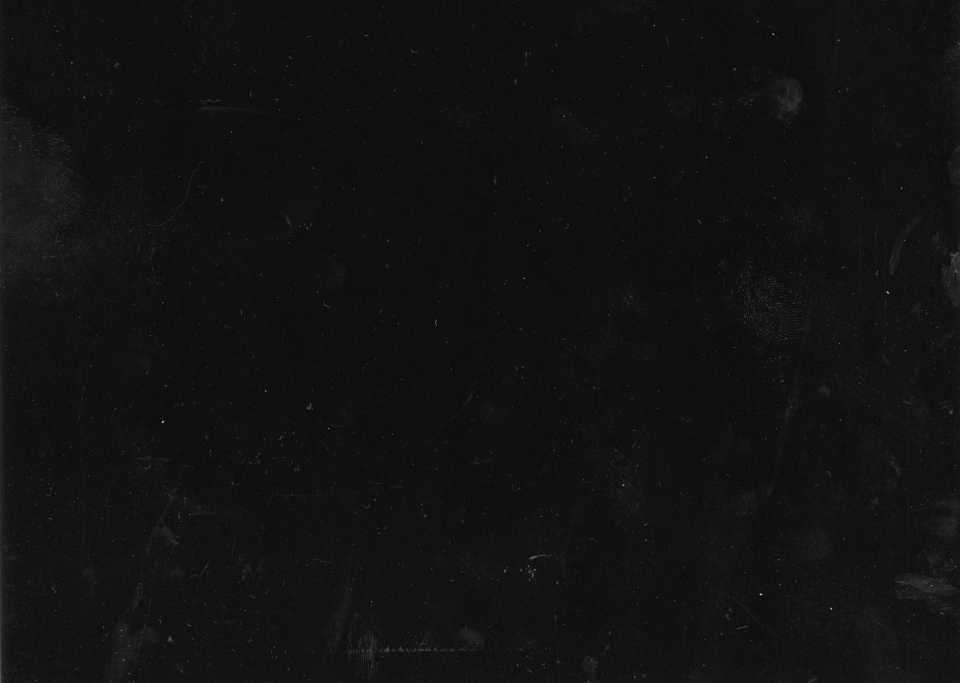
#> input picture endless-gallery/assets/generated/Grunge_353_TextureLabs.jpg, 1920 x 1365 px, given in place of paper-363.jpg, which was not available (shown at 1/2 size)
$ python make_textures.py
#> lines starting #> are read from the running program, lines starting #| are printed output that depends on the picture; after the words box and inside, x2 and y2 are one past the last pixel; in counts of white or black regions, pixels touching at a corner belong together
"""Bake the set's textures from the supplied Texture Labs maps (Paper 363, Grunge 352/353).

Outputs to assets/generated/. Box faces are mapped 0..1 per face (verified with a UV test), so the
side texture carries the shadow under the lid along its top edge and light wear on every edge.
"""
import os
import random

import numpy as np
from PIL import Image, ImageFilter

ROOT = os.path.dirname(os.path.dirname(os.path.abspath(__file__)))
TEX = os.path.join(ROOT, "assets", "textures")
OUT = os.path.join(ROOT, "assets", "generated")
os.makedirs(OUT, exist_ok=True)
rng = np.random.default_rng(353)


def load_gray(name, size):
#> called with name = 'paper-363.jpg', size = (1024, 384)
    im = Image.open(os.path.join(TEX, name)).convert("L").resize(size, Image.LANCZOS)
    return np.asarray(im).astype(np.float32) / 255.0


def srgb(c):
    return np.array([int(c[i:i + 2], 16) for i in (1, 3, 5)], dtype=np.float32) / 255.0


def save(arr, name):
    Image.fromarray(np.clip(arr * 255 + 0.5, 0, 255).astype(np.uint8)).save(os.path.join(OUT, name))


def cardboard(color_hex, size, lid=False, seed=0):
    w, h = size
    paper = load_gray("paper-363.jpg", (w, h))
    paper = (paper - paper.mean()) / (paper.std() + 1e-6)
    fib = rng.normal(0, 1, (h // 2, w // 2)).astype(np.float32)
    fib = np.asarray(Image.fromarray(fib).resize((w, h), Image.BILINEAR))
    base = srgb(color_hex)
    lum = 1.0 + 0.045 * paper + 0.018 * fib
    yy, xx = np.mgrid[0:h, 0:w].astype(np.float32)
    u, v = xx / (w - 1), yy / (h - 1)
    edge = np.minimum(np.minimum(u, 1 - u) * w / h, np.minimum(v, 1 - v))
    wear = np.clip(1 - edge / 0.035, 0, 1) ** 2
    scuff = load_gray("grunge-353.jpg", (w, h))
#> call 2 of load_gray, with name = 'grunge-353.jpg', size = (1024, 384)
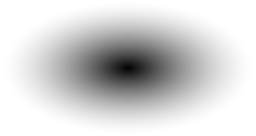
#> input picture endless-gallery/assets/generated/contact_shadow.png, 256 x 136 px, given in place of grunge-353.jpg, which was not available
#> in load_gray (call 2), `im = Image.open(os.path.join(TEX, name)).convert("L").resize(size, Ima..`: im: PIL image 1024x384 L; every value is 0
#> in load_gray (call 2), `return np.asarray(im).astype(np.float32) / 255.0`: returned value: shape (384, 1024) float32; every value is 0
    wear = np.clip(wear * (0.55 + 1.6 * scuff), 0, 1)
    col = base[None, None, :] * lum[..., None]
    col = col * (1 - 0.22 * wear[..., None]) + np.array([0.93, 0.85, 0.74])[None, None, :] * 0.22 * wear[..., None]
    if not lid:
        # shadow under the overhanging lid (top 20% of each side) and a soft contact line at the bottom
        under = np.clip(1 - v / 0.20, 0, 1) ** 1.6
        col *= (1 - 0.55 * under)[..., None]
        col *= (1 - 0.18 * np.clip(1 - (1 - v) / 0.05, 0, 1))[..., None]
#> col: shape (384, 1024, 3) float64; mean of channels 0, 1, 2 0.844, 0.33, 0.0992
    else:
        # the lid's lower lip edge catches less light
        col *= (1 - 0.10 * np.clip(1 - (1 - v) / 0.08, 0, 1))[..., None]
    return np.clip(col, 0, 1)
#> returned value: shape (384, 1024, 3) float64


save(cardboard("#E2581A", (1024, 384)), "box_side_orange.png")
save(cardboard("#E2581A", (1024, 640), lid=True), "box_lid_orange.png")
#> in load_gray (call 4), `im = Image.open(os.path.join(TEX, name)).convert("L").resize(size, Ima..`: im: PIL image 1024x640 L; every value is 0
#> in load_gray (call 4), `return np.asarray(im).astype(np.float32) / 255.0`: returned value: shape (640, 1024) float32; every value is 0
save(cardboard("#5C5D5C", (1024, 384)), "box_side_grey.png")
#> call 3 of cardboard, with color_hex = '#5C5D5C', size = (1024, 384), lid = False, seed = 0
#> in cardboard (call 3), `col *= (1 - 0.55 * under)[..., None]`:
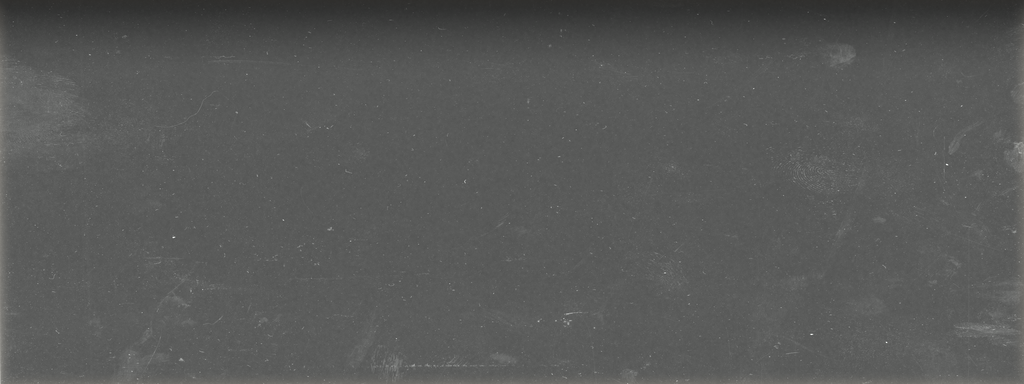
#> col: shape (384, 1024, 3) float64; mean of channels 0, 1, 2 0.347, 0.351, 0.347; drawn as R, G, B
#> in cardboard (call 3), `col *= (1 - 0.18 * np.clip(1 - (1 - v) / 0.05, 0, 1))[..., None]`: col: shape (384, 1024, 3) float64; 5.21% of pixels changed, all inside (x1, y1, x2, y2) = (0, 364, 1024, 384)
save(cardboard("#626362", (1024, 640), lid=True), "box_lid_grey.png")
#> call 4 of cardboard, with color_hex = '#626362', size = (1024, 640), lid = True, seed = 0
#> in cardboard (call 4), `return np.clip(col, 0, 1)`:
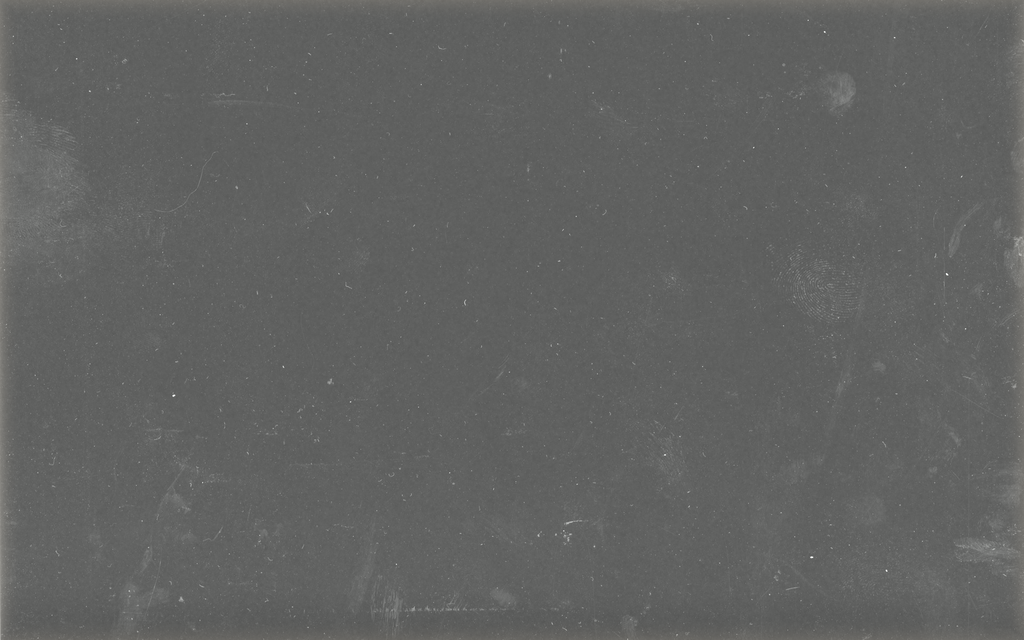
#> returned value: shape (640, 1024, 3) float64; mean of channels 0, 1, 2 0.385, 0.389, 0.384; drawn as R, G, B

# Sidewalk: 4 x 4 concrete slabs per tile (each 600 mm), dark seams, grunge variation
S = 2048
g352 = load_gray("grunge-352.jpg", (S, S))
#> in load_gray (call 9), `im = Image.open(os.path.join(TEX, name)).convert("L").resize(size, Ima..`: im: PIL image 2048x2048 L; every value is 0
#> in load_gray (call 9), `return np.asarray(im).astype(np.float32) / 255.0`: returned value: shape (2048, 2048) float32; every value is 0
g353 = load_gray("grunge-353.jpg", (S, S))
yy, xx = np.mgrid[0:S, 0:S].astype(np.float32)
cell = S / 4
seam = np.minimum(np.abs((xx % cell) - cell / 2) - (cell / 2 - 7), 0)
seam = np.maximum(seam, np.minimum(np.abs((yy % cell) - cell / 2) - (cell / 2 - 7), 0))
seam = np.clip((np.minimum(np.abs((xx % cell)), np.abs(cell - (xx % cell))) < 6) |
               (np.minimum(np.abs((yy % cell)), np.abs(cell - (yy % cell))) < 6), 0, 1).astype(np.float32)
seam = np.asarray(Image.fromarray((seam * 255).astype(np.uint8)).filter(ImageFilter.GaussianBlur(2))) / 255.0
slab_tone = np.zeros((S, S), np.float32)
r = random.Random(4)
for i in range(4):
    for j in range(4):
        slab_tone[int(i * cell):int((i + 1) * cell), int(j * cell):int((j + 1) * cell)] = r.uniform(-0.05, 0.05)
concrete = 0.20 + slab_tone + 0.10 * (g352 - g352.mean()) + 0.05 * (g353 - g353.mean())
concrete = concrete * (1 - 0.55 * seam)
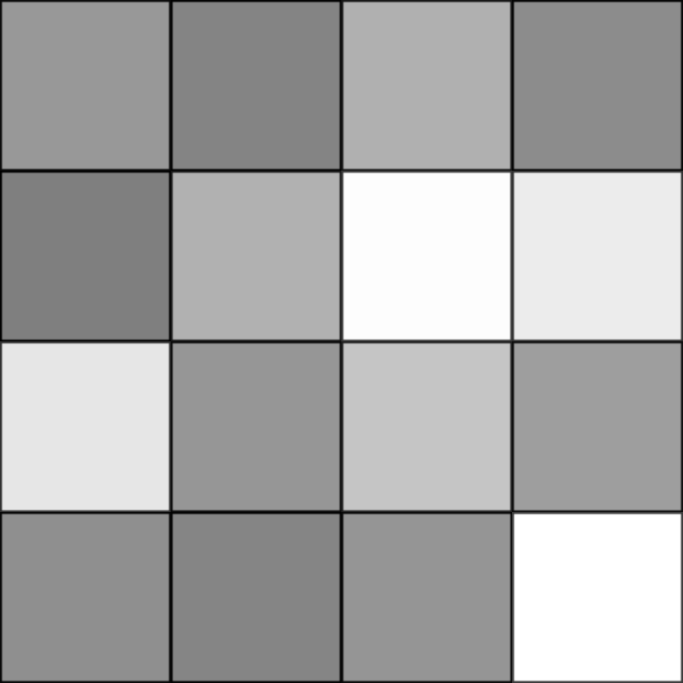
#> concrete: shape (2048, 2048) float64 (shown at 1/3 size); min 0.0705, max 0.243, mean 0.185; drawn with min black and max white
save(np.repeat(np.clip(concrete, 0, 1)[..., None], 3, 2) * np.array([1.0, 0.985, 0.96]), "sidewalk_color.png")
#> in save (call 5), `Image.fromarray(np.clip(arr * 255 + 0.5, 0, 255).astype(np.uint8)).sav..`:
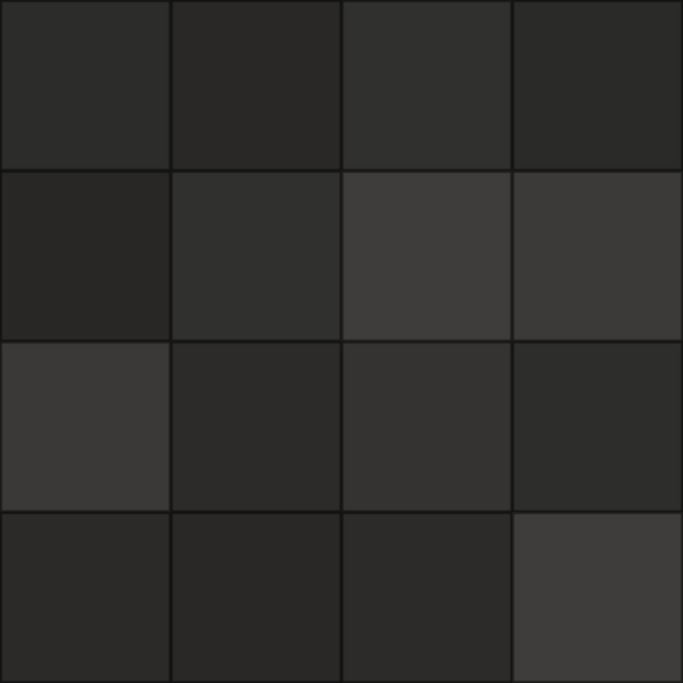
#> saved as sidewalk_color.png: PIL image 2048x2048 RGB (shown at 1/3 size); mean R, G, B 47.2, 46.5, 45.1

# Puddle mask: smooth blobs from blurred grunge; 1 = standing water (glossy), 0 = damp concrete
blob = np.asarray(Image.fromarray((g352 * 255).astype(np.uint8)).filter(ImageFilter.GaussianBlur(40))) / 255.0
#> blob: shape (2048, 2048) float64; every value is 0
blob = (blob - blob.min()) / (blob.max() - blob.min() + 1e-6)
puddle = np.clip((blob - 0.48) / 0.12, 0, 1)
rough_side = 0.30 - 0.26 * puddle + 0.10 * seam          # seams stay rough
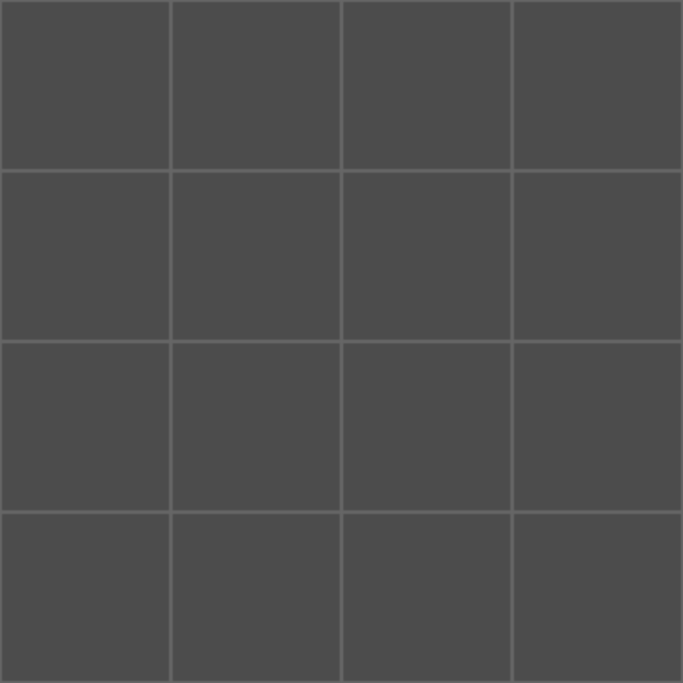
#> rough_side: shape (2048, 2048) float64 (shown at 1/3 size); min 0.3, max 0.4, mean 0.304
save(np.repeat(np.clip(rough_side, 0, 1)[..., None], 3, 2), "sidewalk_rough.png")

# Asphalt: near black aggregate, wetter overall
agg = rng.normal(0, 1, (S // 4, S // 4)).astype(np.float32)
agg = np.asarray(Image.fromarray(agg).resize((S, S), Image.NEAREST))
asph = 0.055 + 0.012 * agg + 0.03 * (g353 - g353.mean())
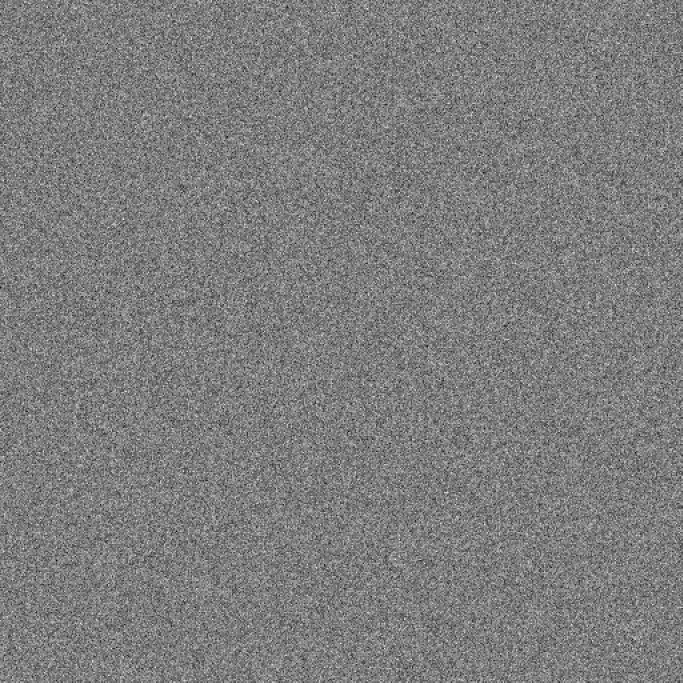
#> asph: shape (2048, 2048) float32 (shown at 1/3 size); min 0.00288, max 0.108, mean 0.055; drawn with min black and max white
save(np.repeat(np.clip(asph, 0, 1)[..., None], 3, 2) * np.array([0.97, 1.0, 1.02]), "asphalt_color.png")
rough_asph = 0.20 - 0.17 * np.clip((blob - 0.35) / 0.2, 0, 1)
save(np.repeat(np.clip(rough_asph, 0, 1)[..., None], 3, 2), "asphalt_rough.png")
print("textures ->", OUT, sorted(os.listdir(OUT)))
